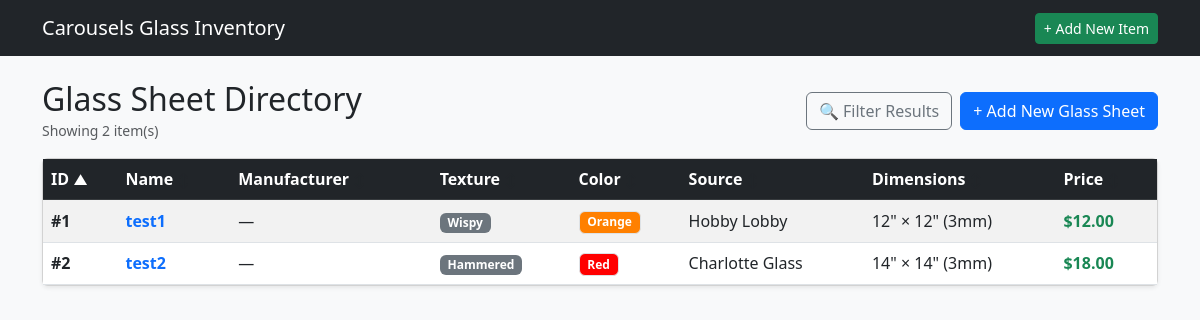
Before: /glass with the older database file.
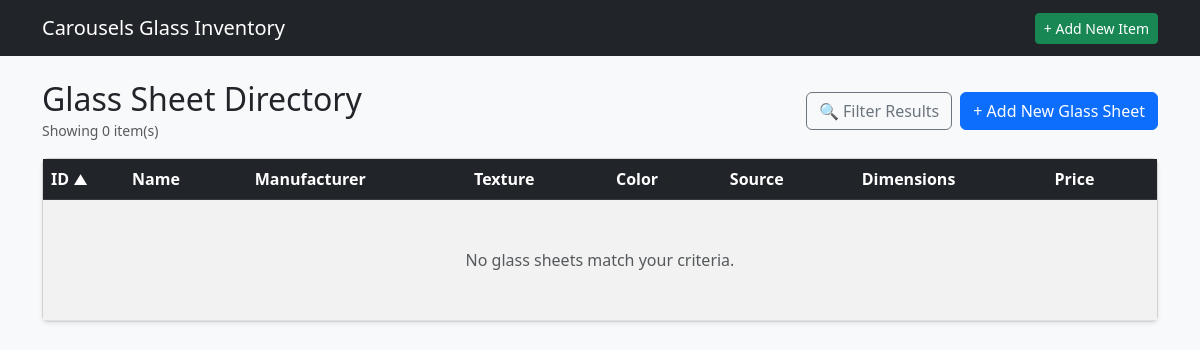
After: the same page with the newer database file.
### tables this page shows
CREATE TABLE GSI (

    GLASSID INTEGER PRIMARY KEY AUTOINCREMENT,
    GLSNAME TEXT,
    GLSMANF TEXT,
    GLSLEN INTEGER,
    GLSWID INTEGER,
    GLSTHK INTEGER,
    GLSTEX TEXT,
    GLSIRI INTEGER,
    GLSOPAL INTEGER,
    GLSOURCE TEXT,
    GLLINK TEXT,
    GLSIMG TEXT,
    GLSNOTE TEXT,
    COLOR TEXT,
    GTRNSN TEXT,
    ISACTIVE INTEGER,

    FOREIGN KEY (GLSTEX) REFERENCES GTL(GLSTEX) ON DELETE SET NULL ON UPDATE CASCADE,
    FOREIGN KEY (COLOR) REFERENCES COLOR(COLOR) ON DELETE SET NULL ON UPDATE CASCADE,
    FOREIGN KEY (GLSOURCE) REFERENCES GSL(GLSOURCE) ON DELETE SET NULL ON UPDATE CASCADE,
    FOREIGN KEY (GTRNSN) REFERENCES GTRNS(GTRNSN) ON DELETE SET NULL ON UPDATE CASCADE

);

### app.py (the view)
@app.route('/glass')
def list_glass():
    db = get_db()
    sort_by = request.args.get('sort_by', 'GLASSID')
    order = request.args.get('order', 'asc').lower()
    if order not in ['asc', 'desc']:
        order = 'asc'
    q = request.args.get('q', '').strip()
    manf = request.args.get('manf', '').strip()
    tex = request.args.get('tex', '').strip()
    color = request.args.get('color', '').strip()
    source = request.args.get('source', '').strip()
    min_price = request.args.get('min_price', '').strip()
    max_price = request.args.get('max_price', '').strip()
    is_active = request.args.get('is_active', '1').strip()
    item_id = request.args.get('item_id', '').strip()
    item_name = request.args.get('item_name', '').strip()
    active_only = request.args.get('active_only', '')  # '1' if active items only
    allowed_sorts = {
        'GLASSID': 'g.GLASSID',
        'GLSNAME': 'g.GLSNAME',
        'GLSMANF': 'g.GLSMANF',
        'GLSTEX': 'g.GLSTEX',
        'COLOR': 'g.COLOR',
        'GLSOURCE': 'g.GLSOURCE',
        'GLSLEN': 'g.GLSLEN',
        'GLSPRICE': 'p.GLSPRICE'
    }
    sort_column = allowed_sorts.get(sort_by, 'g.GLASSID')
    where_clauses = []
    params = []
    if is_active != 'all':
        where_clauses.append("g.ISACTIVE = ?")
        params.append(1 if is_active == '1' else 0)
    if q:
        where_clauses.append("(g.GLSNAME LIKE ? OR g.GLSMANF LIKE ? OR g.GLSNOTE LIKE ?)")
        params.extend([f"%{q}%", f"%{q}%", f"%{q}%"])
    if manf:
        where_clauses.append("g.GLSMANF = ?")
        params.append(manf)
    if tex:
        where_clauses.append("g.GLSTEX = ?")
        params.append(tex)
    if color:
        where_clauses.append("g.COLOR = ?")
        params.append(color)
    if source:
        where_clauses.append("g.GLSOURCE = ?")
        params.append(source)
    if min_price:
        where_clauses.append("p.GLSPRICE >= ?")
        params.append(min_price)
    if max_price:
        where_clauses.append("p.GLSPRICE <= ?")
        params.append(max_price)
    join_igc = ""
    if item_id:
        join_igc = "INNER JOIN IGC c ON g.GLASSID = c.GLASSID"
        where_clauses.append("c.ITEMID = ?")
        params.append(item_id)
    where_sql = f"WHERE {' AND '.join(where_clauses)}" if where_clauses else ""
    query = f"""
        SELECT DISTINCT g.*, p.GLSPRICE, c.CHEX
        FROM GSI g
        LEFT JOIN GPC p ON g.GLASSID = p.GLASSID
        LEFT JOIN COLOR c ON g.COLOR = c.COLOR
        {join_igc}
        {where_sql}
        ORDER BY {sort_column} {order.upper()}
    """
    glasses = db.execute(query, params).fetchall()
    textures = db.execute(
        "SELECT DISTINCT GLSTEX FROM GSI WHERE ISACTIVE = 1 AND GLSTEX IS NOT NULL AND GLSTEX != '' ORDER BY GLSTEX"
    ).fetchall()
    colors = db.execute(
        "SELECT * FROM COLOR ORDER BY COLOR"
    ).fetchall()
    sources = db.execute(
        "SELECT DISTINCT GLSOURCE FROM GSI WHERE ISACTIVE = 1 AND GLSOURCE IS NOT NULL AND GLSOURCE != '' ORDER BY GLSOURCE"
    ).fetchall()
    manufacturers = db.execute(
        "SELECT DISTINCT GLSMANF FROM GSI WHERE ISACTIVE = 1 AND GLSMANF IS NOT NULL AND GLSMANF != '' ORDER BY GLSMANF"
    ).fetchall()
    item_where = "WHERE i.ISACTIVE = 1" if active_only == '1' else ""
    items_query = f"""
        SELECT
            i.ITEMID,
            i.ITMNAME,
            i.ISACTIVE,
            i.CURRENT,
            g.ITMGRP,
            COALESCE(NULLIF(g.ITMGRP, ''), i.ITMNAME) AS group_or_name
        FROM ITM i
        LEFT JOIN IGP g ON i.ITMGRP = g.ITMGRP
        {item_where}
        ORDER BY group_or_name ASC, i.ITMNAME ASC
    """
    items = db.execute(items_query).fetchall()
    item_name = ""
    if item_id:
        for item in items:
            if str(item['ITEMID']) == str(item_id):
                item_name = item['ITMNAME']
                break
    return render_template(
        'glass_list.html',
        glasses=glasses,
        textures=textures,
        colors=colors,
        sources=sources,
        manufacturers=manufacturers,
        items=items,
        current_sort=sort_by,
        current_order=order,
        filters={
            'q': q,
            'manf': manf,
            'tex': tex,
            'color': color,
            'source': source,
            'min_price': min_price,
            'max_price': max_price,
            'is_active': is_active,
            'item_id': item_id,
            'item_name': item_name,
            'active_only': active_only
        }
    )

### app.py (called while the page is built)
def get_db():
    conn = sqlite3.connect(DATABASE)
    conn.row_factory = sqlite3.Row
    conn.execute("PRAGMA foreign_keys = ON;")
    return conn

### templates/glass_list.html (shortened to what this page needs)
{% extends 'base.html' %}
{% block content %}
<div class="d-flex justify-content-between align-items-center mb-3">
    <div>
        <h2 class="mb-0">Glass Sheet Directory</h2>
        <small class="text-muted">Showing {{ glasses|length }} item(s)</small>
    </div>
    <div class="d-flex gap-2">
        <button type="button" class="btn btn-outline-secondary d-flex align-items-center gap-1" data-bs-toggle="modal" data-bs-target="#filterModal">
            🔍 Filter Results
        </button>
        <a href="{{ url_for('create_glass') }}" class="btn btn-primary">+ Add New Glass Sheet</a>
    </div>
</div>
{% macro sort_header(col_key, label) %}
    {% set new_order = 'desc' if current_sort == col_key and current_order == 'asc' else 'asc' %}
    <a href="{{ url_for('list_glass', sort_by=col_key, order=new_order, **filters) }}" class="text-white text-decoration-none d-block">
        {{ label }}
        {% if current_sort == col_key %}
            <small>{{ '▲' if current_order == 'asc' else '▼' }}</small>
        {% else %}
            <small class="text-muted" style="opacity: 0.4;">↕</small>
        {% endif %}
    </a>
{% endmacro %}
<div class="card shadow-sm">
    <div class="card-body p-0">
        <table class="table table-striped table-hover mb-0 align-middle">
            <thead class="table-dark">
                <tr>
                    <th>{{ sort_header('GLASSID', 'ID') }}</th>
                    <th>{{ sort_header('GLSNAME', 'Name') }}</th>
                    <th>{{ sort_header('GLSMANF', 'Manufacturer') }}</th>
                    <th>{{ sort_header('GLSTEX', 'Texture') }}</th>
                    <th>{{ sort_header('COLOR', 'Color') }}</th>
                    <th>{{ sort_header('GLSOURCE', 'Source') }}</th>
                    <th>{{ sort_header('GLSLEN', 'Dimensions') }}</th>
                    <th>{{ sort_header('GLSPRICE', 'Price') }}</th>
                </tr>
            </thead>
            <tbody>
                {% for g in glasses %}
                <tr>
                    <td><strong>#{{ g.GLASSID }}</strong></td>
                    <td>
                        <a href="{{ url_for('glass_detail', glass_id=g.GLASSID) }}" class="fw-bold text-decoration-none text-primary">
                            {{ g.GLSNAME }}
                        </a>
                    </td>
                    <td>{{ g.GLSMANF or '—' }}</td>
                    <td><span class="badge bg-secondary">{{ g.GLSTEX or 'N/A' }}</span></td>
                    <td>
                        {% if g.COLOR %}
                            {% if g.CHEX %}
                                <span class="badge border color-badge" style="background-color: #{{ g.CHEX }};">
                                    {{ g.COLOR }}
                                </span>
                            {% else %}
                                <span class="badge bg-secondary">{{ g.COLOR }}</span>
                            {% endif %}
                        {% else %}
                            <span class="badge bg-light text-muted border">N/A</span>
                        {% endif %}
                    </td>
                    <td>{{ g.GLSOURCE or 'N/A' }}</td>
                    <td>
                        {% if g.GLSLEN %}{{ g.GLSLEN }}" × {{ g.GLSWID }}" ({{ g.GLSTHK }}mm){% else %}—{% endif %}
                    </td>
                    <td>
                        {% if g.GLSPRICE %}<strong class="text-success">${{ "%.2f"|format(g.GLSPRICE) }}</strong>{% else %}<span class="text-muted">Unpriced</span>{% endif %}
                    </td>
                </tr>
                {% else %}
                <tr>
                    <td colspan="8" class="text-center py-5 text-muted">
                        No glass sheets match your criteria.
                    </td>
                </tr>
                {% endfor %}
            </tbody>
        </table>
    </div>
</div>
{% endblock %}

Changed rows visible on the page:
removed GSI: GLASSID "1", GLSNAME "test1", GLSMANF "—", GLSTEX "Wispy", COLOR "Orange", GLSOURCE "Hobby Lobby", GLSLEN "12", GLSWID "12", GLSTHK "3", GLSPRICE "12.00"
removed GSI: GLASSID "2", GLSNAME "test2", GLSMANF "—", GLSTEX "Hammered", COLOR "Red", GLSOURCE "Charlotte Glass", GLSLEN "14", GLSWID "14", GLSTHK "3", GLSPRICE "18.00"
Other visible differences:
{{ glasses|length }}: "2" → "0"
text now shown: "No glass sheets match your criteria."
